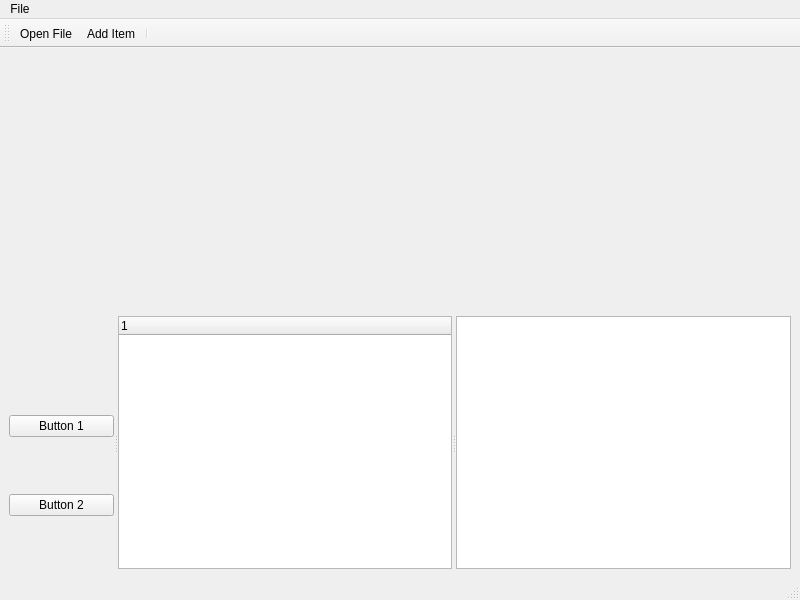
<?xml version="1.0" encoding="UTF-8"?>
<ui version="4.0">
 <class>MainWindow</class>
 <widget class="QMainWindow" name="MainWindow">
  <property name="geometry">
   <rect>
    <x>0</x>
    <y>0</y>
    <width>800</width>
    <height>600</height>
   </rect>
  </property>
  <property name="windowTitle">
   <string>MainWindow</string>
  </property>
  <widget class="QWidget" name="centralwidget">
   <layout class="QVBoxLayout" name="verticalLayout_2">
    <item>
     <widget class="QVTKOpenGLNativeWidget" name="vtkWidget" native="true">
      <property name="minimumSize">
       <size>
        <width>0</width>
        <height>200</height>
       </size>
      </property>
     </widget>
    </item>
    <item>
     <widget class="QSplitter" name="splitter">
      <property name="orientation">
       <enum>Qt::Orientation::Horizontal</enum>
      </property>
      <widget class="QSplitter" name="splitter_2">
       <property name="orientation">
        <enum>Qt::Orientation::Horizontal</enum>
       </property>
       <widget class="QWidget" name="buttonWidget">
        <layout class="QVBoxLayout" name="verticalLayout">
         <item>
          <spacer name="horizontalSpacer">
           <property name="orientation">
            <enum>Qt::Orientation::Horizontal</enum>
           </property>
           <property name="sizeHint" stdset="0">
            <size>
             <width>78</width>
             <height>48</height>
            </size>
           </property>
          </spacer>
         </item>
         <item>
          <widget class="QPushButton" name="pushButton">
           <property name="text">
            <string>Button 1</string>
           </property>
          </widget>
         </item>
         <item>
          <widget class="QPushButton" name="pushButton_2">
           <property name="text">
            <string>Button 2</string>
           </property>
          </widget>
         </item>
        </layout>
       </widget>
       <widget class="QTreeWidget" name="treeWidget">
        <column>
         <property name="text">
          <string notr="true">1</string>
         </property>
        </column>
       </widget>
       <widget class="QTreeView" name="treeView">
        <property name="contextMenuPolicy">
         <enum>Qt::ContextMenuPolicy::ActionsContextMenu</enum>
        </property>
       </widget>
      </widget>
     </widget>
    </item>
   </layout>
   <zorder>splitter</zorder>
   <zorder>vtkWidget</zorder>
  </widget>
  <widget class="QMenuBar" name="menubar">
   <property name="geometry">
    <rect>
     <x>0</x>
     <y>0</y>
     <width>800</width>
     <height>22</height>
    </rect>
   </property>
   <widget class="QMenu" name="menuFile">
    <property name="title">
     <string>File</string>
    </property>
    <addaction name="actionOpen_File"/>
    <addaction name="actionAdd_Item"/>
   </widget>
   <addaction name="menuFile"/>
  </widget>
  <widget class="QToolBar" name="mainToolBar">
   <property name="windowTitle">
    <string>toolBar</string>
   </property>
   <attribute name="toolBarArea">
    <enum>TopToolBarArea</enum>
   </attribute>
   <attribute name="toolBarBreak">
    <bool>false</bool>
   </attribute>
   <addaction name="actionOpen_File"/>
   <addaction name="actionAdd_Item"/>
   <addaction name="separator"/>
  </widget>
  <widget class="QStatusBar" name="statusbar"/>
  <action name="actionOpen_File">
   <property name="icon">
    <iconset>
     <normaloff>:/Icons/icons/fileopen.png</normaloff>:/Icons/icons/fileopen.png</iconset>
   </property>
   <property name="text">
    <string>Open File</string>
   </property>
  </action>
  <action name="actionItem_Options">
   <property name="text">
    <string>Item Options</string>
   </property>
  </action>
  <action name="actionAdd_Item">
   <property name="text">
    <string>Add Item</string>
   </property>
  </action>
 </widget>
 <customwidgets>
  <customwidget>
   <class>QVTKOpenGLNativeWidget</class>
   <extends>QWidget</extends>
   <header>QVTKOpenGLNativeWidget.h</header>
  </customwidget>
 </customwidgets>
 <resources/>
 <connections/>
</ui>
